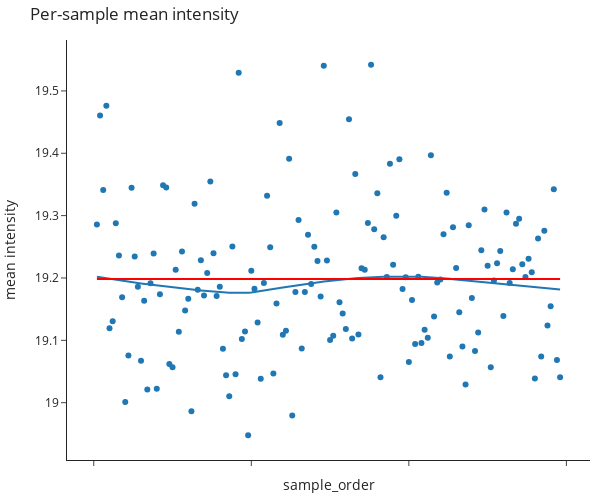

Write notebook code for a chart like this one.
### Code cell
msp.plot_sample_means(batch_corrected)

### Figure 1 — Plotly figure (JSON) as saved in the notebook; plotly's stock layout.template omitted (floating-point values rounded to 4 significant figures; data arrays with more than 128 entries replaced by an {"elided": "..."} marker saying what was removed)
{"data": [{"hovertemplate": "sample_order=%{x}<br>mean intensity=%{y}<extra></extra>", "legendgroup": "", "marker": {"color": "#1F77B4", "symbol": "circle"}, "mode": "markers", "name": "", "orientation": "v", "showlegend": false, "type": "scatter", "x": {"elided": "148 int values"}, "xaxis": "x", "y": {"elided": "148 float values"}, "yaxis": "y"}, {"hovertemplate": "<b>LOWESS trendline</b><br><br>sample_order=%{x}<br>mean intensity=%{y} <b>(trend)</b><extra></extra>", "legendgroup": "", "marker": {"color": "#1F77B4", "symbol": "circle"}, "mode": "lines", "name": "", "showlegend": false, "type": "scatter", "x": {"elided": "148 int values"}, "xaxis": "x", "y": {"elided": "148 float values"}, "yaxis": "y"}, {"line": {"color": "red", "dash": "solid", "width": 2}, "mode": "lines", "name": "overall mean = 19.2", "type": "scatter", "x": [1, 148], "y": [19.2, 19.2]}], "layout": {"height": 500, "legend": {"tracegroupgap": 0}, "margin": {"b": 10, "l": 10, "r": 10, "t": 40}, "showlegend": false, "title": {"text": "Per-sample mean intensity"}, "width": 600, "xaxis": {"anchor": "y", "domain": [0, 1], "showticklabels": false, "title": {"text": "sample_order"}}, "yaxis": {"anchor": "x", "domain": [0, 1], "title": {"text": "mean intensity"}}}}
